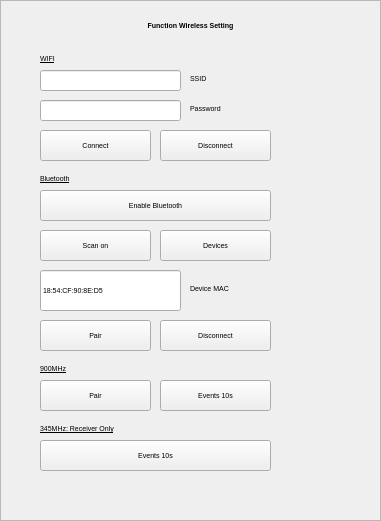
  <widget class="QFrame" name="funcwireless_frame">
   <property name="geometry">
    <rect>
     <x>250</x>
     <y>10</y>
     <width>381</width>
     <height>521</height>
    </rect>
   </property>
   <property name="font">
    <font>
     <pointsize>5</pointsize>
    </font>
   </property>
   <property name="autoFillBackground">
    <bool>true</bool>
   </property>
   <property name="frameShape">
    <enum>QFrame::StyledPanel</enum>
   </property>
   <widget class="QLabel" name="label_7">
    <property name="geometry">
     <rect>
      <x>0</x>
      <y>10</y>
      <width>381</width>
      <height>31</height>
     </rect>
    </property>
    <property name="font">
     <font>
      <pointsize>5</pointsize>
      <weight>75</weight>
      <bold>true</bold>
     </font>
    </property>
    <property name="layoutDirection">
     <enum>Qt::LeftToRight</enum>
    </property>
    <property name="text">
     <string>Function Wireless Setting</string>
    </property>
    <property name="alignment">
     <set>Qt::AlignCenter</set>
    </property>
   </widget>
   <widget class="QLineEdit" name="funcwireless_wifissid">
    <property name="geometry">
     <rect>
      <x>40</x>
      <y>70</y>
      <width>141</width>
      <height>21</height>
     </rect>
    </property>
    <property name="font">
     <font>
      <pointsize>5</pointsize>
     </font>
    </property>
    <property name="text">
     <string/>
    </property>
   </widget>
   <widget class="QLabel" name="label_63">
    <property name="geometry">
     <rect>
      <x>40</x>
      <y>50</y>
      <width>231</width>
      <height>16</height>
     </rect>
    </property>
    <property name="font">
     <font>
      <pointsize>5</pointsize>
      <underline>true</underline>
     </font>
    </property>
    <property name="text">
     <string>WIFI</string>
    </property>
   </widget>
   <widget class="QLabel" name="label_64">
    <property name="geometry">
     <rect>
      <x>190</x>
      <y>70</y>
      <width>101</width>
      <height>16</height>
     </rect>
    </property>
    <property name="font">
     <font>
      <pointsize>5</pointsize>
     </font>
    </property>
    <property name="text">
     <string>SSID</string>
    </property>
   </widget>
   <widget class="QLabel" name="label_65">
    <property name="geometry">
     <rect>
      <x>190</x>
      <y>100</y>
      <width>101</width>
      <height>16</height>
     </rect>
    </property>
    <property name="font">
     <font>
      <pointsize>5</pointsize>
     </font>
    </property>
    <property name="text">
     <string>Password</string>
    </property>
   </widget>
   <widget class="QLineEdit" name="funcwireless_wifipsd">
    <property name="geometry">
     <rect>
      <x>40</x>
      <y>100</y>
      <width>141</width>
      <height>21</height>
     </rect>
    </property>
    <property name="font">
     <font>
      <pointsize>5</pointsize>
     </font>
    </property>
    <property name="text">
     <string/>
    </property>
   </widget>
   <widget class="QPushButton" name="funcwireless_wifion">
    <property name="geometry">
     <rect>
      <x>40</x>
      <y>130</y>
      <width>111</width>
      <height>31</height>
     </rect>
    </property>
    <property name="font">
     <font>
      <pointsize>5</pointsize>
     </font>
    </property>
    <property name="text">
     <string>Connect</string>
    </property>
   </widget>
   <widget class="QPushButton" name="funcwireless_wifioff">
    <property name="geometry">
     <rect>
      <x>160</x>
      <y>130</y>
      <width>111</width>
      <height>31</height>
     </rect>
    </property>
    <property name="font">
     <font>
      <pointsize>5</pointsize>
     </font>
    </property>
    <property name="text">
     <string>Disconnect</string>
    </property>
   </widget>
   <widget class="QPushButton" name="funcwireless_btscanon">
    <property name="geometry">
     <rect>
      <x>40</x>
      <y>230</y>
      <width>111</width>
      <height>31</height>
     </rect>
    </property>
    <property name="font">
     <font>
      <pointsize>5</pointsize>
     </font>
    </property>
    <property name="text">
     <string>Scan on</string>
    </property>
   </widget>
   <widget class="QLabel" name="label_66">
    <property name="geometry">
     <rect>
      <x>40</x>
      <y>170</y>
      <width>231</width>
      <height>16</height>
     </rect>
    </property>
    <property name="font">
     <font>
      <pointsize>5</pointsize>
      <underline>true</underline>
     </font>
    </property>
    <property name="text">
     <string>Bluetooth</string>
    </property>
   </widget>
   <widget class="QPushButton" name="funcwireless_btoff">
    <property name="geometry">
     <rect>
      <x>160</x>
      <y>320</y>
      <width>111</width>
      <height>31</height>
     </rect>
    </property>
    <property name="font">
     <font>
      <pointsize>5</pointsize>
     </font>
    </property>
    <property name="text">
     <string>Disconnect</string>
    </property>
   </widget>
   <widget class="QLineEdit" name="funcwireless_btmac">
    <property name="geometry">
     <rect>
      <x>40</x>
      <y>270</y>
      <width>141</width>
      <height>41</height>
     </rect>
    </property>
    <property name="font">
     <font>
      <pointsize>5</pointsize>
     </font>
    </property>
    <property name="text">
     <string>18:54:CF:90:8E:D5</string>
    </property>
   </widget>
   <widget class="QLabel" name="label_67">
    <property name="geometry">
     <rect>
      <x>190</x>
      <y>280</y>
      <width>101</width>
      <height>16</height>
     </rect>
    </property>
    <property name="font">
     <font>
      <pointsize>5</pointsize>
     </font>
    </property>
    <property name="text">
     <string>Device MAC</string>
    </property>
   </widget>
   <widget class="QPushButton" name="funcwireless_btscanoff">
    <property name="geometry">
     <rect>
      <x>160</x>
      <y>230</y>
      <width>111</width>
      <height>31</height>
     </rect>
    </property>
    <property name="font">
     <font>
      <pointsize>5</pointsize>
     </font>
    </property>
    <property name="text">
     <string>Devices</string>
    </property>
   </widget>
   <widget class="QPushButton" name="funcwireless_btpair">
    <property name="geometry">
     <rect>
      <x>40</x>
      <y>320</y>
      <width>111</width>
      <height>31</height>
     </rect>
    </property>
    <property name="font">
     <font>
      <pointsize>5</pointsize>
     </font>
    </property>
    <property name="text">
     <string>Pair</string>
    </property>
   </widget>
   <widget class="QLabel" name="label_68">
    <property name="geometry">
     <rect>
      <x>40</x>
      <y>360</y>
      <width>231</width>
      <height>16</height>
     </rect>
    </property>
    <property name="font">
     <font>
      <pointsize>5</pointsize>
      <underline>true</underline>
     </font>
    </property>
    <property name="text">
     <string>900MHz</string>
    </property>
   </widget>
   <widget class="QPushButton" name="funcwireless_900off">
    <property name="geometry">
     <rect>
      <x>160</x>
      <y>380</y>
      <width>111</width>
      <height>31</height>
     </rect>
    </property>
    <property name="font">
     <font>
      <pointsize>5</pointsize>
     </font>
    </property>
    <property name="text">
     <string>Events 10s</string>
    </property>
   </widget>
   <widget class="QPushButton" name="funcwireless_900on">
    <property name="geometry">
     <rect>
      <x>40</x>
      <y>380</y>
      <width>111</width>
      <height>31</height>
     </rect>
    </property>
    <property name="font">
     <font>
      <pointsize>5</pointsize>
     </font>
    </property>
    <property name="text">
     <string>Pair</string>
    </property>
   </widget>
   <widget class="QLabel" name="label_69">
    <property name="geometry">
     <rect>
      <x>40</x>
      <y>420</y>
      <width>231</width>
      <height>16</height>
     </rect>
    </property>
    <property name="font">
     <font>
      <pointsize>5</pointsize>
      <underline>true</underline>
     </font>
    </property>
    <property name="text">
     <string>345MHz: Receiver Only</string>
    </property>
   </widget>
   <widget class="QPushButton" name="funcwireless_345on">
    <property name="geometry">
     <rect>
      <x>40</x>
      <y>440</y>
      <width>231</width>
      <height>31</height>
     </rect>
    </property>
    <property name="font">
     <font>
      <pointsize>5</pointsize>
     </font>
    </property>
    <property name="text">
     <string>Events 10s</string>
    </property>
   </widget>
   <widget class="QPushButton" name="funcwireless_enablebt">
    <property name="geometry">
     <rect>
      <x>40</x>
      <y>190</y>
      <width>231</width>
      <height>31</height>
     </rect>
    </property>
    <property name="font">
     <font>
      <pointsize>5</pointsize>
     </font>
    </property>
    <property name="text">
     <string>Enable Bluetooth</string>
    </property>
   </widget>
  </widget>
